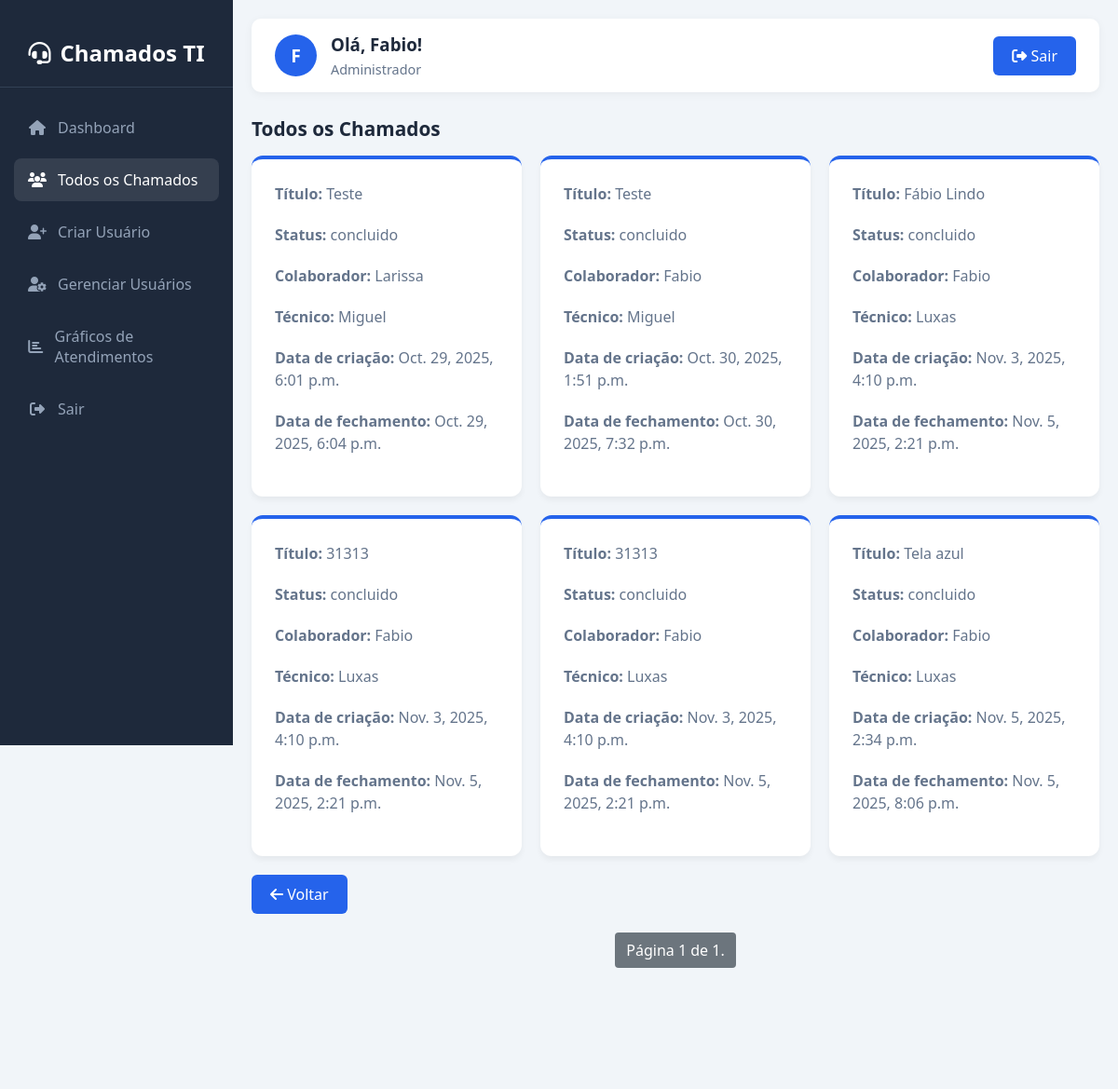
Before: /chamados/admin/ (signed in, upper part) with the older database file.
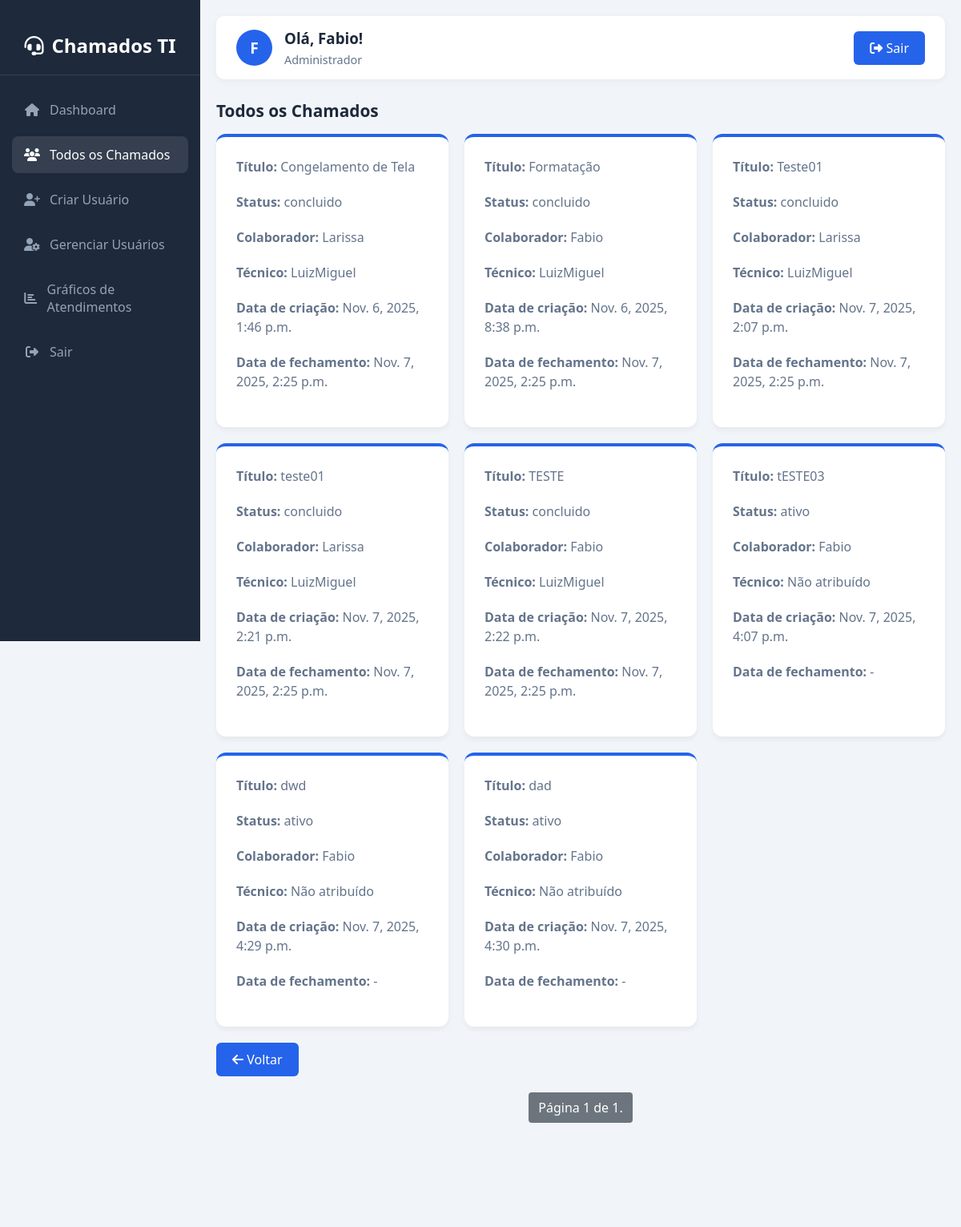
After: the same page with the newer database file.
### accounts/models.py (models this page shows, shortened)
class Ticket(models.Model):
    STATUS_CHOICES = (
        ('ativo', 'Ativo'),
        ('concluido', 'Concluído'),
    )
    titulo = models.CharField(max_length=100)
    descricao = models.TextField()
    status = models.CharField(max_length=10, choices=STATUS_CHOICES, default='ativo')
    colaborador = models.ForeignKey(
        settings.AUTH_USER_MODEL,
        on_delete=models.CASCADE,
        related_name='chamados_abertos'
    )  # quem abriu o chamado
    tecnico = models.ForeignKey(
        settings.AUTH_USER_MODEL,
        on_delete=models.SET_NULL,
        null=True, blank=True,
        related_name='chamados_atendidos'
    )  # técnico responsável (opcional)
    data_criacao = models.DateTimeField(default=timezone.now)
    data_fechamento = models.DateTimeField(null=True, blank=True)
    from django.db import models

class CustomUser(AbstractUser):
    ROLES = (
        ('colaborador', 'Colaborador'),
        ('tecnico', 'Técnico'),
        ('admin', 'Administrador'),
    )
    role = models.CharField(max_length=20, choices=ROLES, default='colaborador')
    email = models.EmailField(unique=True)
    USERNAME_FIELD = 'email'  # campo que será usado para autenticação
    REQUIRED_FIELDS = ['username']  # campos obrigatórios além do e-mail

### accounts/views.py (the view)
# urls.py: path('chamados/admin/', views.chamados_admin, name='chamados_admin'),
@login_required
def chamados_admin(request):
    if request.user.role != 'admin':
        return redirect('index')
    todos_chamados_list = Ticket.objects.all()
    paginator = Paginator(todos_chamados_list, 10)  # 10 chamados por página
    page_number = request.GET.get('page')
    todos_chamados = paginator.get_page(page_number)
    return render(request, 'accounts/chamados_admin.html', {'todos_chamados': todos_chamados})

### accounts/templates/accounts/chamados_admin.html (shortened to what this page needs)
{% load static %}
<!DOCTYPE html>
<html lang="pt-br">
<head>
    <link rel="stylesheet" href="https://cdnjs.cloudflare.com/ajax/libs/font-awesome/6.4.0/css/all.min.css">
</head>
<body>
    <div class="sidebar">
        <div class="logo">
            <h2><i class="fas fa-headset"></i> <span>Chamados TI</span></h2>
        </div>
        <ul class="nav-links">
            <li><a href="{% url 'index' %}"><i class="fas fa-home"></i> <span>Dashboard</span></a></li>
            {% if user.role == 'colaborador' %}
                <li><a href="{% url 'chamados_colaborador' %}"><i class="fas fa-list"></i> <span>Meus Chamados</span></a></li>
            {% elif user.role == 'tecnico' %}
                <li><a href="{% url 'chamados_tecnico' %}"><i class="fas fa-tasks"></i> <span>Chamados Atribuídos</span></a></li>
            {% elif user.role == 'admin' %}
                <li><a href="{% url 'chamados_admin' %}" class="active"><i class="fas fa-users"></i> <span>Todos os Chamados</span></a></li>
                <li><a href="{% url 'criar_usuario' %}"><i class="fas fa-user-plus"></i> <span>Criar Usuário</span></a></li>
                <li><a href="{% url 'gerenciar_usuarios' %}"><i class="fas fa-user-cog"></i> <span>Gerenciar Usuários</span></a></li>
                <li><a href="{% url 'graficos_tickets' %}"><i class="fas fa-chart-bar"></i> <span>Gráficos de Atendimentos</span></a></li>
            {% endif %}
            <li><a href="{% url 'logout' %}"><i class="fas fa-sign-out-alt"></i> <span>Sair</span></a></li>
        </ul>
    </div>
    <div class="main-content">
        <div class="header">
            <div class="user-info">
                <div class="user-avatar">{{ request.user.username|first|upper }}</div>
                <div class="user-details">
                    <h3>Olá, {{ request.user.first_name|default:request.user.username }}!</h3>
                    <p>{{ request.user.get_role_display }}</p>
                </div>
            </div>
            <a href="{% url 'logout' %}" class="btn"><i class="fas fa-sign-out-alt"></i> Sair</a>
        </div>
<h2 class="section-title">Todos os Chamados</h2>
<div class="card-container">
    {% for chamado in todos_chamados %}
        <div class="card">
            <p><strong>Título:</strong> {{ chamado.titulo }}</p>
            <p><strong>Status:</strong> {{ chamado.status }}</p>
            <p><strong>Colaborador:</strong> {{ chamado.colaborador.username }}</p>
            <p><strong>Técnico:</strong>
                {% if chamado.tecnico %}
                    {{ chamado.tecnico.username }}
                {% else %}
                    Não atribuído
                {% endif %}
            </p>
            <p><strong>Data de criação:</strong> {{ chamado.data_criacao }}</p>
            <p><strong>Data de fechamento:</strong> {{ chamado.data_fechamento|default:"-" }}</p>
        </div>
    {% empty %}
        <div class="card">
            <p>Não há chamados cadastrados.</p>
        </div>
    {% endfor %}
</div>
<a href="{% url 'index' %}" class="btn" style="margin-top: 20px;"><i class="fas fa-arrow-left"></i> Voltar</a>
<div class="pagination">
  <span class="step-links">
    <span class="current">
      Página {{ todos_chamados.number }} de {{ todos_chamados.paginator.num_pages }}.
    </span>
  </span>
</div>
    </div>
</body>

Changed rows visible on the page:
removed Ticket: titulo "Teste", status "concluido", colaborador.username "Larissa", tecnico.username "Miguel", data_criacao "Oct. 29, 2025, 6:01 p.m.", data_fechamento "Oct. 29, 2025, 6:04 p.m."
removed Ticket: titulo "Teste", status "concluido", colaborador.username "Fabio", tecnico.username "Miguel", data_criacao "Oct. 30, 2025, 1:51 p.m.", data_fechamento "Oct. 30, 2025, 7:32 p.m."
removed Ticket: titulo "Fábio Lindo", status "concluido", colaborador.username "Fabio", tecnico.username "Luxas", data_criacao "Nov. 3, 2025, 4:10 p.m.", data_fechamento "Nov. 5, 2025, 2:21 p.m."
removed Ticket: titulo "31313", status "concluido", colaborador.username "Fabio", tecnico.username "Luxas", data_criacao "Nov. 3, 2025, 4:10 p.m.", data_fechamento "Nov. 5, 2025, 2:21 p.m."
removed Ticket: titulo "31313", status "concluido", colaborador.username "Fabio", tecnico.username "Luxas", data_criacao "Nov. 3, 2025, 4:10 p.m.", data_fechamento "Nov. 5, 2025, 2:21 p.m."
removed Ticket: titulo "Tela azul", status "concluido", colaborador.username "Fabio", tecnico.username "Luxas", data_criacao "Nov. 5, 2025, 2:34 p.m.", data_fechamento "Nov. 5, 2025, 8:06 p.m."
added Ticket: titulo "Congelamento de Tela", status "concluido", colaborador.username "Larissa", tecnico.username "LuizMiguel", data_criacao "Nov. 6, 2025, 1:46 p.m.", data_fechamento "Nov. 7, 2025, 2:25 p.m."
added Ticket: titulo "Formatação", status "concluido", colaborador.username "Fabio", tecnico.username "LuizMiguel", data_criacao "Nov. 6, 2025, 8:38 p.m.", data_fechamento "Nov. 7, 2025, 2:25 p.m."
added Ticket: titulo "Teste01", status "concluido", colaborador.username "Larissa", tecnico.username "LuizMiguel", data_criacao "Nov. 7, 2025, 2:07 p.m.", data_fechamento "Nov. 7, 2025, 2:25 p.m."
added Ticket: titulo "teste01", status "concluido", colaborador.username "Larissa", tecnico.username "LuizMiguel", data_criacao "Nov. 7, 2025, 2:21 p.m.", data_fechamento "Nov. 7, 2025, 2:25 p.m."
added Ticket: titulo "TESTE", status "concluido", colaborador.username "Fabio", tecnico.username "LuizMiguel", data_criacao "Nov. 7, 2025, 2:22 p.m.", data_fechamento "Nov. 7, 2025, 2:25 p.m."
added Ticket: titulo "tESTE03", status "ativo", colaborador.username "Fabio", shows "Não atribuído", data_criacao "Nov. 7, 2025, 4:07 p.m.", data_fechamento "-"
added Ticket: titulo "dwd", status "ativo", colaborador.username "Fabio", shows "Não atribuído", data_criacao "Nov. 7, 2025, 4:29 p.m.", data_fechamento "-"
added Ticket: titulo "dad", status "ativo", colaborador.username "Fabio", shows "Não atribuído", data_criacao "Nov. 7, 2025, 4:30 p.m.", data_fechamento "-"
